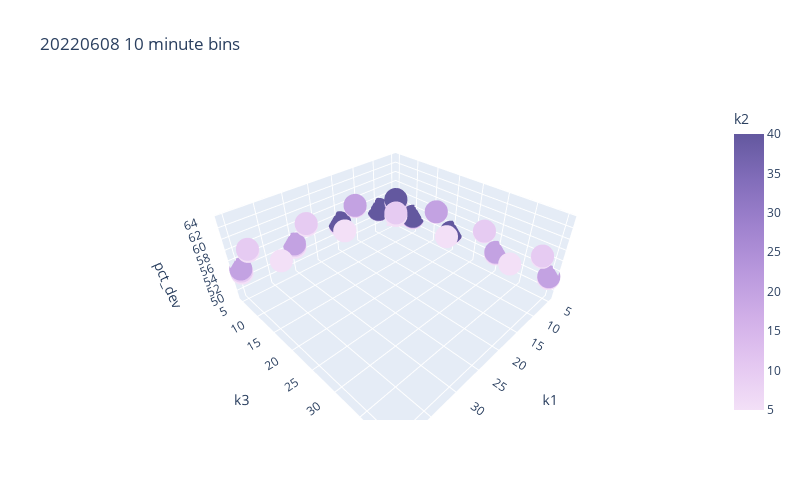

The notebook cell this image was saved under:
### Code cell
import plotly.express as px
# df = px.data.iris()
fig = px.scatter_3d(df, x='k1', y='k3', z='pct_dev', color='k2', size_max=12, color_continuous_scale=px.colors.sequential.Purp,
                    width=800, height=500, title='20220608 10 minute bins')
fig.show()

### Figure 1 — Plotly figure (JSON) as saved in the notebook; plotly's stock layout.template omitted (floating-point values rounded to 4 significant figures)
{"data": [{"hovertemplate": "k1=%{x}<br>k3=%{y}<br>pct_dev=%{z}<br>k2=%{marker.color}<extra></extra>", "legendgroup": "", "marker": {"color": [40, 40, 40, 40, 40, 30, 30, 30, 30, 30, 20, 20, 20, 20, 20, 10, 10, 10, 10, 10, 5, 5, 5, 5, 5, 40, 40, 40, 40, 40, 30, 30, 30, 30, 30, 20, 20, 20, 20, 20, 10, 10, 10, 10, 10, 5, 5, 5, 5, 5, 40, 40, 40, 40, 40, 30, 30, 30, 30, 30, 20, 20, 20, 20, 20, 10, 10, 10, 10, 10, 5, 5, 5, 5, 5, 40, 40, 40, 40, 40, 30, 30, 30, 30, 30, 20, 20, 20, 20, 20, 10, 10, 10, 10, 10, 5, 5, 5, 5, 5, 40, 40, 40, 40, 40, 30, 30, 30, 30, 30, 20, 20, 20, 20, 20, 10, 10, 10, 10, 10, 5, 5, 5, 5, 5], "coloraxis": "coloraxis", "symbol": "circle"}, "mode": "markers", "name": "", "scene": "scene", "showlegend": false, "type": "scatter3d", "x": [40, 40, 40, 40, 40, 40, 40, 40, 40, 40, 40, 40, 40, 40, 40, 40, 40, 40, 40, 40, 40, 40, 40, 40, 40, 30, 30, 30, 30, 30, 30, 30, 30, 30, 30, 30, 30, 30, 30, 30, 30, 30, 30, 30, 30, 30, 30, 30, 30, 30, 20, 20, 20, 20, 20, 20, 20, 20, 20, 20, 20, 20, 20, 20, 20, 20, 20, 20, 20, 20, 20, 20, 20, 20, 20, 10, 10, 10, 10, 10, 10, 10, 10, 10, 10, 10, 10, 10, 10, 10, 10, 10, 10, 10, 10, 10, 10, 10, 10, 10, 5, 5, 5, 5, 5, 5, 5, 5, 5, 5, 5, 5, 5, 5, 5, 5, 5, 5, 5, 5, 5, 5, 5, 5, 5], "y": [40, 30, 20, 10, 5, 40, 30, 20, 10, 5, 40, 30, 20, 10, 5, 40, 30, 20, 10, 5, 40, 30, 20, 10, 5, 40, 30, 20, 10, 5, 40, 30, 20, 10, 5, 40, 30, 20, 10, 5, 40, 30, 20, 10, 5, 40, 30, 20, 10, 5, 30, 40, 20, 10, 5, 40, 30, 20, 10, 5, 40, 30, 20, 10, 5, 40, 30, 20, 10, 5, 40, 30, 20, 10, 5, 40, 30, 20, 10, 5, 40, 30, 20, 10, 5, 40, 30, 20, 10, 5, 40, 30, 20, 10, 5, 40, 30, 20, 10, 5, 40, 30, 20, 10, 5, 40, 30, 20, 10, 5, 40, 30, 20, 10, 5, 40, 30, 20, 10, 5, 40, 30, 20, 10, 5], "z": [null, null, null, null, null, null, null, null, null, null, null, null, null, null, 54.42, null, null, null, 60.56, 54.01, null, null, 63.57, 60.19, 53.61, null, null, null, null, null, null, null, null, null, null, null, null, null, null, 54.62, null, null, null, 60.73, 54.33, null, null, 63.62, 60.39, 53.92, null, null, null, null, 54.82, null, null, null, null, 54.81, null, null, null, 60.29, 54.76, null, null, 62.61, 60.14, 54.53, 63.07, 62.68, 62.16, 60.03, 54.24, null, null, null, 57.91, 53.93, null, null, null, 57.29, 53.85, null, null, 59.04, 57.89, 53.89, 59.39, 59.34, 59.0, 57.19, 53.9, 59.16, 59.19, 58.91, 57.46, 53.82, null, null, 52.75, 52.35, 50.68, null, null, 52.74, 52.32, 50.73, 52.88, 52.88, 52.71, 52.15, 50.67, 52.77, 52.7, 52.71, 51.9, 50.7, 52.5, 52.5, 52.41, 51.91, 48.67]}], "layout": {"coloraxis": {"colorbar": {"title": {"text": "k2"}}, "colorscale": [[0, "rgb(243, 224, 247)"], [0.1667, "rgb(228, 199, 241)"], [0.3333, "rgb(209, 175, 232)"], [0.5, "rgb(185, 152, 221)"], [0.6667, "rgb(159, 130, 206)"], [0.8333, "rgb(130, 109, 186)"], [1, "rgb(99, 88, 159)"]]}, "height": 500, "legend": {"tracegroupgap": 0}, "scene": {"domain": {"x": [0, 1], "y": [0, 1]}, "xaxis": {"title": {"text": "k1"}}, "yaxis": {"title": {"text": "k3"}}, "zaxis": {"title": {"text": "pct_dev"}}}, "title": {"text": "20220608 10 minute bins"}, "width": 800}}
